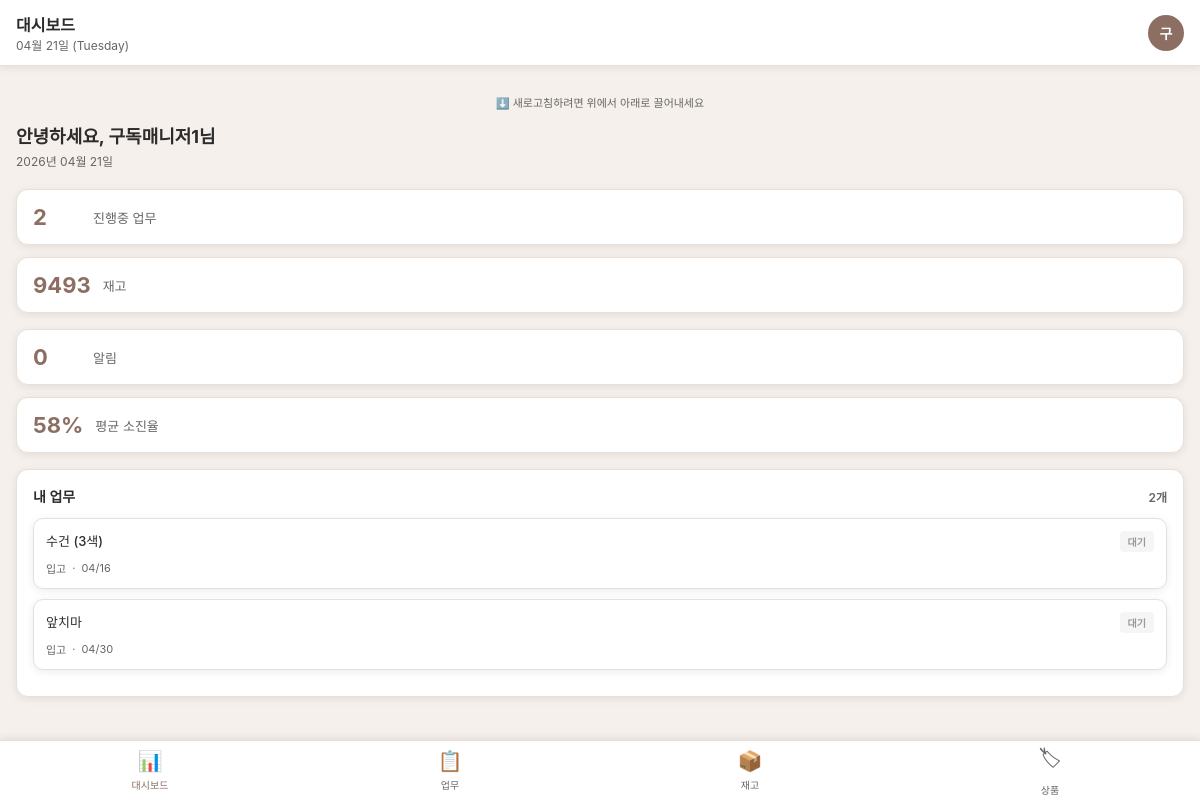
The app's page /m/ (signed in) with its own data.
### models.py (models this page shows)
class User(UserMixin, db.Model):
    __tablename__ = 'users'
    id = db.Column(db.Integer, primary_key=True)
    username = db.Column(db.String(50), unique=True, nullable=False)
    password_hash = db.Column(db.String(256), nullable=False)
    name = db.Column(db.String(100), nullable=False)
    role = db.Column(db.String(50), nullable=False)  # 소장/편집장/실무자/디자이너/행정팀장/구독매니저1/구독매니저2
    email = db.Column(db.String(120))
    created_at = db.Column(db.DateTime, default=datetime.utcnow)

class Task(db.Model):
    __tablename__ = 'tasks'
    id = db.Column(db.Integer, primary_key=True)
    title = db.Column(db.String(200), nullable=False)
    description = db.Column(db.Text)
    item_id = db.Column(db.Integer, db.ForeignKey('items.id'))
    assignee_id = db.Column(db.Integer, db.ForeignKey('users.id'))
    status = db.Column(db.String(20), default='대기')  # 대기/진행중/완료
    priority = db.Column(db.String(10), default='보통')  # 긴급/높음/보통/낮음
    stage = db.Column(db.String(20))  # 기획/디자인/컨펌·견적/제작/입고
    revision_count = db.Column(db.Integer, default=0)  # 샘플 수정 횟수
    production_weeks = db.Column(db.Integer)  # 제작 기간 (1~8주)
    production_start = db.Column(db.Date)    # 제작 시작일
    due_date = db.Column(db.Date)
    start_date = db.Column(db.Date)
    created_at = db.Column(db.DateTime, default=datetime.utcnow)
    completed_at = db.Column(db.DateTime)
    assignee = db.relationship('User', backref='tasks')
    comments = db.relationship('Comment', backref='task', lazy=True, cascade='all,delete-orphan')

class Item(db.Model):
    __tablename__ = 'items'
    id = db.Column(db.Integer, primary_key=True)
    name = db.Column(db.String(200), nullable=False)
    sku_code = db.Column(db.String(200))  # 위하고 품목코드 (쉼표 구분 다중 가능, 예: GG220801,GG220802)
    line = db.Column(db.String(10), nullable=False)  # A, B, C, B,C
    category_id = db.Column(db.Integer, db.ForeignKey('categories.id'))
    artist = db.Column(db.String(100))
    unit_cost = db.Column(db.Integer)  # 원
    target_qty = db.Column(db.Integer)
    current_stock = db.Column(db.Integer, default=0)
    status = db.Column(db.String(30), default='기획중')
    usage = db.Column(db.String(30), default='판매')
    owner_id = db.Column(db.Integer, db.ForeignKey('users.id'))
    target_date = db.Column(db.Date)  # 목표 입고일
    memo = db.Column(db.Text)
    sale_url_smartstore = db.Column(db.String(500))  # 스마트스토어 링크
    sale_url_aengdu = db.Column(db.String(500))      # aengdu.kr 링크
    sale_url_positive = db.Column(db.String(500))     # positive.co.kr 링크
    sale_url_other = db.Column(db.String(500))        # 기타 판매 링크
    created_at = db.Column(db.DateTime, default=datetime.utcnow)
    updated_at = db.Column(db.DateTime, default=datetime.utcnow, onupdate=datetime.utcnow)
    owner = db.relationship('User', backref='items')
    tasks = db.relationship('Task', backref='item', lazy=True)
    inventory_logs = db.relationship('InventoryLog', backref='item', lazy=True)
    weekly_counts = db.relationship('WeeklyCount', backref='item', lazy=True)

### app.py (the view, shortened to what this page needs)
@app.route('/m/')
@login_required
def m_dashboard():
    today = date.today()
    if has_perm('view_all_tasks'):
        my_tasks = Task.query.filter(Task.status != '완료').order_by(Task.due_date).limit(10).all()
    else:
        my_tasks = Task.query.filter_by(assignee_id=current_user.id).filter(Task.status != '완료').order_by(Task.due_date).limit(10).all()
    selling_items = Item.query.filter(Item.status.in_(['판매중', '소진중'])).all()
    selling_count = len(selling_items)
    total_stock = sum(i.current_stock or 0 for i in selling_items)
    total_target = sum(i.target_qty or 0 for i in selling_items)
    avg_remain_pct = round(total_stock / total_target * 100, 1) if total_target > 0 else 0
    low_stock_alerts = []
    all_wks = WeeklyCount.query.order_by(WeeklyCount.counted_at.desc()).all()
    wks_by_item = {}
    for w in all_wks:
        lst = wks_by_item.setdefault(w.item_id, [])
        if len(lst) < 16:
            lst.append(w)
    for it in selling_items:
        wks = wks_by_item.get(it.id, [])
        weekly_avg = 0
        if len(wks) >= 2:
            consume_weeks = [w for w in wks if w.diff and w.diff < 0]
            total_consumed = sum(abs(w.diff) for w in consume_weeks)
            num_weeks = len(consume_weeks)
            weekly_avg = round(total_consumed / num_weeks) if num_weeks > 0 else 0
    overdue_tasks = []
    staff_stats = []
    if has_perm('view_all_tasks'):
        overdue_tasks = Task.query.filter(Task.status != '완료', Task.due_date < today).order_by(Task.due_date).limit(10).all()
    return render_template('mobile.html', page='dashboard',
                           my_tasks=my_tasks, today=today,
                           selling_count=selling_count, total_stock=total_stock,
                           total_target=total_target, avg_remain_pct=avg_remain_pct,
                           low_stock_alerts=low_stock_alerts,
                           overdue_tasks=overdue_tasks, staff_stats=staff_stats)

### app.py (called while the page is built)
@login_manager.user_loader
def load_user(user_id):
    return User.query.get(int(user_id))

def has_perm(permission, role=None):
    r = role or current_user.role
    rp = RolePermission.query.filter_by(role=r, permission=permission).first()
    if rp:
        return rp.enabled
    return permission in DEFAULT_PERMISSIONS.get(r, [])

def is_admin():
    return has_perm('manage_users')

@app.context_processor
def inject_notification_count():
    if hasattr(current_user, 'id') and current_user.is_authenticated:
        unread = Notification.query.filter_by(recipient_id=current_user.id, is_read=False).count()
        return {'noti_count': unread, 'user_is_admin': is_admin()}
    return {'noti_count': 0, 'user_is_admin': False}

### templates/mobile.html (shortened to what this page needs)
<!DOCTYPE html>
<html lang="ko">
<head>
</head>
<body>
    <div class="mobile-header">
        <div>
            <div class="mobile-header-title" id="headerTitle">{% if page == 'tasks' %}업무{% elif page == 'inventory' %}재고{% elif page == 'items' %}상품{% else %}대시보드{% endif %}</div>
            <div class="mobile-header-date" id="headerDate">{{ today.strftime('%m월 %d일 (%A)') }}</div>
        </div>
        <div class="mobile-header-avatar" title="{{ current_user.name }}">{{ current_user.name[0] }}</div>
    </div>
    <div class="mobile-container">
        <div class="page-content {% if page == 'dashboard' %}active{% endif %}" id="dashboard-page">
            <div class="pull-refresh-hint">⬇️ 새로고침하려면 위에서 아래로 끌어내세요</div>
            <div class="greeting">
                <div class="greeting-title">안녕하세요, {{ current_user.name }}님</div>
                <div class="greeting-date">{{ today.strftime('%Y년 %m월 %d일') }}</div>
            </div>
            <div class="summary-grid">
                <div class="summary-card">
                    <div class="summary-value">{{ my_tasks|length }}</div>
                    <div class="summary-label">진행중 업무</div>
                </div>
                <div class="summary-card">
                    <div class="summary-value">{{ total_stock }}</div>
                    <div class="summary-label">재고</div>
                </div>
            </div>
            <div class="summary-grid">
                <div class="summary-card">
                    <div class="summary-value">{% if noti_count %}{{ noti_count }}{% else %}0{% endif %}</div>
                    <div class="summary-label">알림</div>
                </div>
                <div class="summary-card">
                    <div class="summary-value">{{ "{:.0f}%".format(avg_remain_pct or 0) }}</div>
                    <div class="summary-label">평균 소진율</div>
                </div>
            </div>
            {% if my_tasks %}
            <div class="card">
                <div class="card-header">
                    <span>내 업무</span>
                    <span style="font-size: 12px; color: var(--text-secondary);">{{ my_tasks|length }}개</span>
                </div>
                {% for task in my_tasks[:5] %}
                <div class="list-item" onclick="toggleDetail(this)">
                    <div class="list-item-main">
                        <div class="list-item-name">{{ task.item.name if task.item else 'N/A' }}</div>
                        {% if task.status == '대기' %}
                        <span class="badge badge-gray">대기</span>
                        {% elif task.status == '진행중' %}
                        <span class="badge badge-green">진행중</span>
                        {% elif task.status == '완료' %}
                        <span class="badge badge-blue">완료</span>
                        {% endif %}
                    </div>
                    <div class="list-item-meta">
                        <span>{{ task.stage }}</span>
                        {% if task.due_date %}
                        <span>·</span>
                        <span>{{ task.due_date.strftime('%m/%d') }}</span>
                        {% endif %}
                    </div>
                </div>
                {% endfor %}
            </div>
            {% else %}
            <div class="empty-state">
                <div class="empty-icon">📋</div>
                <div class="empty-text">진행 중인 업무가 없습니다</div>
            </div>
            {% endif %}
        </div>
    </div>
    <nav class="mobile-nav">
        <a class="nav-item {% if page == 'dashboard' %}active{% endif %}" href="/m/">
            <div class="nav-icon">📊</div>
            <div>대시보드</div>
        </a>
        <a class="nav-item {% if page == 'tasks' %}active{% endif %}" href="/m/tasks">
            <div class="nav-icon">📋</div>
            <div>업무</div>
        </a>
        <a class="nav-item {% if page == 'inventory' %}active{% endif %}" href="/m/inventory">
            <div class="nav-icon">📦</div>
            <div>재고</div>
        </a>
        <a class="nav-item {% if page == 'items' %}active{% endif %}" href="/m/items">
            <div class="nav-icon">🏷</div>
            <div>상품</div>
        </a>
    </nav>
</body>
</html>

### templates/mobile.html (style rules this page uses)
* { margin: 0; padding: 0; box-sizing: border-box; -webkit-tap-highlight-color: transparent; }
:root { --primary: #8D6E63; --accent: #4CAF50; --bg: #F5F0EB; --surface: #FFFFFF; --text-primary: #2C2C2C; --text-secondary: #666666; --border: #E8E0D8; --status-green: #4CAF50; --status-blue: #2196F3; --status-orange: #FF9800; --status-gray: #999999; --status-red: #F44336; --shadow: 0 2px 8px rgba(0, 0, 0, 0.08); --shadow-lg: 0 4px 16px rgba(0, 0, 0, 0.12); --notch-top: max(0px, env(safe-area-inset-top)); --notch-bottom: max(0px, env(safe-area-inset-bottom)); }
html, body { height: 100%; width: 100%; font-family: -apple-system, BlinkMacSystemFont, 'Segoe UI', 'Roboto', 'Noto Sans', 'Noto Sans KR', sans-serif; background-color: var(--bg); color: var(--text-primary); overflow: hidden; position: relative; }
body { display: flex; flex-direction: column; padding-top: var(--notch-top); }
.mobile-header { background: var(--surface); border-bottom: 1px solid var(--border); padding: 12px 16px; display: flex; justify-content: space-between; align-items: center; gap: 12px; flex-shrink: 0; box-shadow: var(--shadow); }
.mobile-header-title { font-size: 16px; font-weight: 600; color: var(--text-primary); flex: 1; }
.mobile-header-date { font-size: 12px; color: var(--text-secondary); }
.mobile-header-avatar { width: 36px; height: 36px; border-radius: 50%; background: var(--primary); color: var(--surface); display: flex; align-items: center; justify-content: center; font-weight: 600; font-size: 14px; flex-shrink: 0; }
.mobile-container { flex: 1; overflow-y: auto; overflow-x: hidden; -webkit-overflow-scrolling: touch; padding-bottom: calc(60px + var(--notch-bottom)); }
.page-content { padding: 16px; display: none; }
.page-content.active { display: block; animation: fadeIn 0.2s ease-in-out; }
.card { background: var(--surface); border-radius: 12px; padding: 16px; margin-bottom: 12px; box-shadow: var(--shadow); border: 1px solid var(--border); }
.card-header { font-size: 14px; font-weight: 600; color: var(--text-primary); margin-bottom: 12px; display: flex; justify-content: space-between; align-items: center; }
.summary-grid { display: grid; grid-template-columns: 1fr; gap: 12px; margin-bottom: 16px; }
.summary-card { background: var(--surface); border-radius: 12px; padding: 14px 16px; border: 1px solid var(--border); box-shadow: var(--shadow); display: flex; align-items: center; gap: 12px; }
.summary-value { font-size: 22px; font-weight: 700; color: var(--primary); min-width: 48px; }
.summary-label { font-size: 13px; color: var(--text-secondary); }
.list-item { background: var(--surface); border-radius: 10px; padding: 12px; margin-bottom: 10px; border: 1px solid var(--border); box-shadow: var(--shadow); cursor: pointer; transition: all 0.2s ease; }
.list-item-main { display: flex; gap: 8px; align-items: flex-start; margin-bottom: 8px; }
.list-item-name { flex: 1; font-size: 13px; font-weight: 500; color: var(--text-primary); word-break: break-word; }
.list-item-meta { display: flex; gap: 6px; font-size: 11px; color: var(--text-secondary); flex-wrap: wrap; align-items: center; }
.badge { display: inline-block; padding: 3px 8px; border-radius: 4px; font-size: 10px; font-weight: 600; white-space: nowrap; }
.badge-gray { background: rgba(153, 153, 153, 0.1); color: var(--status-gray); }
.mobile-nav { position: fixed; bottom: 0; left: 0; right: 0; height: calc(60px + var(--notch-bottom)); padding-bottom: var(--notch-bottom); background: var(--surface); border-top: 1px solid var(--border); display: flex !important; justify-content: space-around; box-shadow: 0 -2px 8px rgba(0, 0, 0, 0.08); z-index: 99999; }
.nav-item { flex: 1; display: flex; flex-direction: column; align-items: center; justify-content: center; gap: 4px; cursor: pointer; color: var(--text-secondary); text-decoration: none; font-size: 10px; font-weight: 500; min-height: 44px; transition: color 0.2s ease; }
.nav-item.active { color: var(--primary); }
.nav-icon { font-size: 20px; }
.greeting { margin-bottom: 20px; }
.greeting-title { font-size: 18px; font-weight: 700; color: var(--text-primary); margin-bottom: 4px; }
.greeting-date { font-size: 12px; color: var(--text-secondary); }
.pull-refresh-hint { text-align: center; padding: 12px; color: var(--text-secondary); font-size: 11px; }

### records on screen
User: name "구", name "구독매니저1"
Task: item "수건 (3색)", status "대기", stage "입고", due_date "04/16"
Task: item "앞치마", status "대기", stage "입고", due_date "04/30"

### other values on screen
{{ my_tasks|length }} "2"
{{ total_stock }} "9493"
{{ "{:.0f}%".format(avg_remain_pct or 0) }} "58%"
